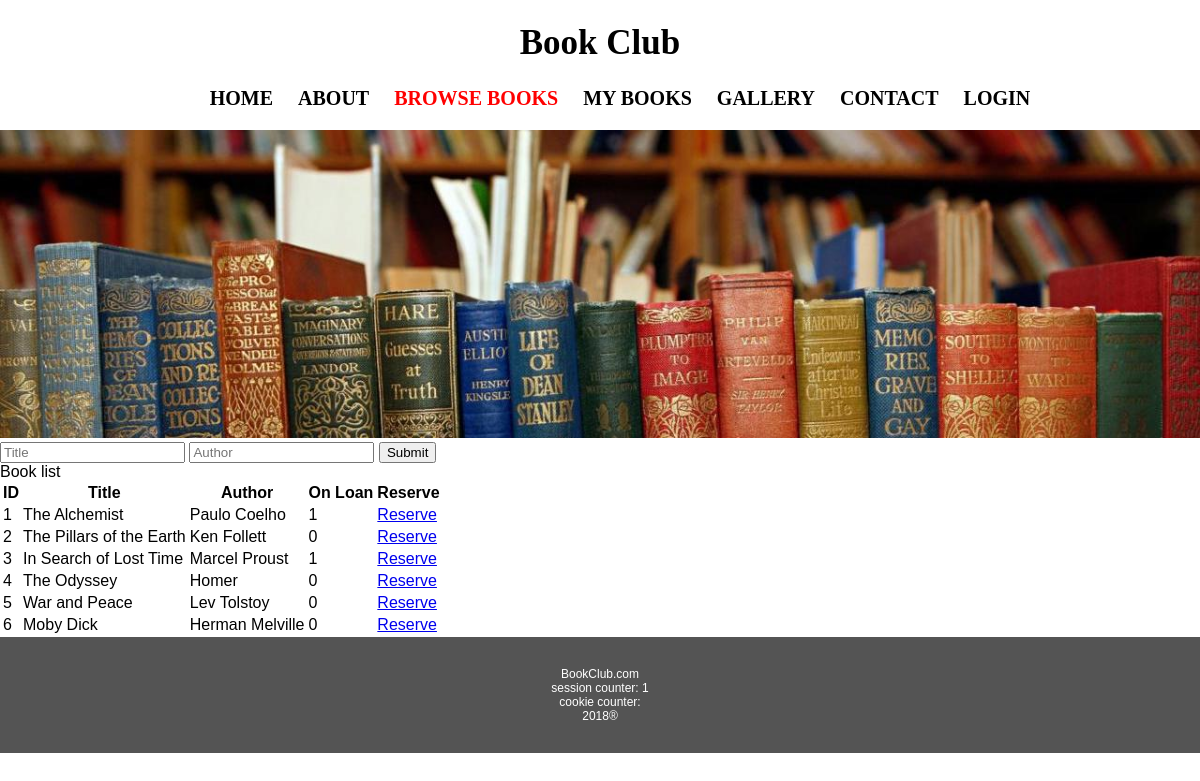
The page /books.php on the database its author committed.
### tables this page shows
CREATE TABLE `books` (
  `bookid` int(11) NOT NULL,
  `title` varchar(100) NOT NULL,
  `onloan` tinyint(1) DEFAULT '0',
  `author` varchar(100) NOT NULL,
  `duedate` date NOT NULL
);

### books.php (the view)
<?php
  $activePage = "books";
  include "header.php";
?>
<form>
  <input type="text" placeholder="Title" name="title">
  <input type="text" placeholder="Author" name="author">
  <button type="submit">Submit</button>
</form>
Book list
<?php
$searchtitle = "";
$searchauthor = "";
if (isset($_GET) && !empty($_GET)) {
  if (isset($_GET['title'])) {
    $searchtitle = htmlentities(trim($_GET['title']));
  }
  if (isset($_GET['author'])) {
    $searchauthor = htmlentities(trim($_GET['author']));
  }
  $query = " select * from books";
  if ($searchtitle && !$searchauthor) {
      $query = $query . " where title like '%" . $searchtitle . "%'";
  }
  if (!$searchtitle && $searchauthor) {
      $query = $query . " where author like '%" . $searchauthor . "%'";
  }
  if ($searchtitle && $searchauthor) {
      $query = $query . " where title like '%" . $searchtitle . "%' and author like '%" . $searchauthor . "%'";
  }
  $stmt = $db->prepare($query);
  $stmt->bind_result($bookid, $title, $onloan, $author, $duedate);
  $stmt->execute();
  echo '<table><thead><th>ID</th><th>Title</th><th>Author</th><th>On Loan</th><th>Reserve</th></thead><tbody>';
  while ($stmt->fetch()) {
    echo "<tr>";
    echo "<td>$bookid</td><td>$title</td><td>$author</td><td>$onloan</td>";
    echo '<td><a href="reserveBook.php?bookid=' . urlencode($bookid) . '"> Reserve </a></td>';
    echo "</tr>";
  }
  echo "</tbody></table>";
} else {
  $query = " select * from books";
  $stmt = $db->prepare($query);
  $stmt->bind_result($bookid, $title, $onloan, $author, $duedate);
  $stmt->execute();
  echo '<table><thead><th>ID</th><th>Title</th><th>Author</th><th>On Loan</th><th>Reserve</th></thead><tbody>';
  while ($stmt->fetch()) {
    echo '<tr>';
    echo "<td>$bookid</td><td>$title</td><td>$author</td><td>$onloan</td>";
    echo '<td><a href="reserveBook.php?bookid=' . urlencode($bookid) . '"> Reserve </a></td>';
    echo '</tr>';
  }
  echo '</tbody></table>';
}
  include "footer.php";
?>

### header.php (shortened to what this page needs)
<!DOCTYPE html>
<html>
<head>
  <link rel="stylesheet" type="text/css" href="styles.css">
</head>
<body>
  <h1 class="title">Book Club</h1>
<?php
  include "mainmenu.php";
  include "headerImage.php";
?>

### mainmenu.php
<ul id="mainmenu">
  <li><a href="index.php" <?php if ($activePage =="home") { ?> class="active" <?php } ?>>Home</a></li>
  <li><a href="about.php" <?php if ($activePage =="about") { ?> class="active" <?php } ?>>About</a></li>
  <li><a href="books.php" <?php if ($activePage =="books") { ?> class="active" <?php } ?>>Browse Books</a></li>
  <li><a href="mybooks.php" <?php if ($activePage =="mybooks") { ?> class="active" <?php } ?>>My Books</a></li>
  <li><a href="gallery.php" <?php if ($activePage =="gallery") { ?> class="active" <?php } ?>>Gallery</a></li>
  <li><a href="contact.php" <?php if ($activePage =="contact") { ?> class="active" <?php } ?>>Contact</a></li>
  <li><a href="login.php" <?php if ($activePage =="login") { ?> class="active" <?php } ?>>Login</a></li>
</ul>

### headerImage.php
<img src="books.jpg" class="header-image">

### footer.php
<footer>BookClub.com
<?php
  echo '<br>session counter: '.$_SESSION['counter'].'<br>';
  echo 'cookie counter: '.$_COOKIE['counter'].'<br>';
  echo date("Y");
?>
&reg;</footer>
</body>
</html>

### styles.css (style rules this page uses)
html, body { padding: 0; margin: 0; font-family: Verdana, Geneva, sans-serif; }
ul { list-style-type: none; }
li { display: inline-block; }
.title { font-family: fantasy; text-align: center; font-size: 35px; }
.header-image { width: 100%; }
#mainmenu { text-align: center; text-transform: uppercase; font-family: fantasy; font-size: 20px; font-weight: bold; }
#mainmenu a { text-decoration: none; color: black; padding: 0 10px; }
#mainmenu a.active { color: red; }
footer { text-align: center; background-color: #6b6b6b; background-color: #545454; color: white; padding: 30px; font-size: 12px; }

### rows shown on the page
books: bookid "1", title "The Alchemist", author "Paulo Coelho", onloan "1"
books: bookid "2", title "The Pillars of the Earth", author "Ken Follett", onloan "0"
books: bookid "3", title "In Search of Lost Time", author "Marcel Proust", onloan "1"
books: bookid "4", title "The Odyssey", author "Homer", onloan "0"
books: bookid "5", title "War and Peace", author "Lev Tolstoy", onloan "0"
books: bookid "6", title "Moby Dick", author "Herman Melville", onloan "0"

### other values the page prints
$_SESSION['counter'] "1"
